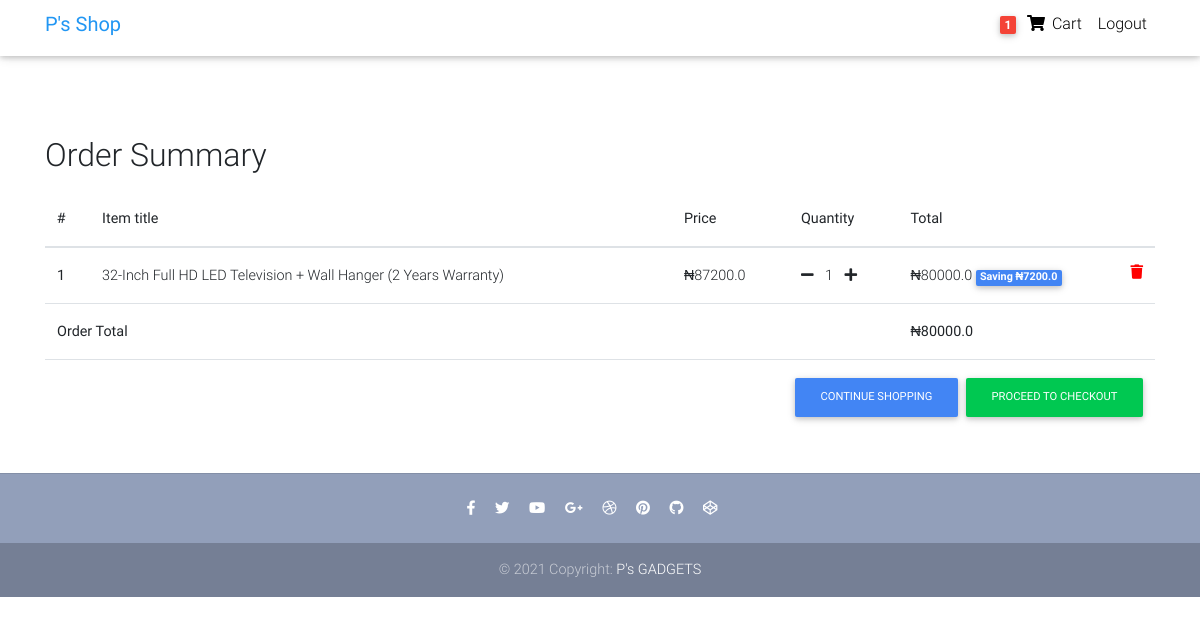
Page /order-summary/ (signed in) on the committed database.
### store/models.py (models this page shows, shortened)
class Order(models.Model):
    user = models.ForeignKey(settings.AUTH_USER_MODEL, on_delete=models.CASCADE)
    items = models.ManyToManyField(OrderItem)
    strat_date = models.DateTimeField(auto_now_add=True)
    ordered_date = models.DateTimeField()
    ordered = models.BooleanField(default=False)
    billing_address = models.ForeignKey('BillingAddress', on_delete=models.SET_NULL, blank=True, null=True)
    payment = models.ForeignKey('Payment', on_delete=models.SET_NULL, blank=True, null=True)
    def get_total(self):
        total = 0
        for order_item in self.items.all():
            total += order_item.get_final_price()
        return total

class OrderItem(models.Model):
    user = models.ForeignKey(settings.AUTH_USER_MODEL, on_delete=models.CASCADE)
    ordered = models.BooleanField(default=False)
    item = models.ForeignKey(Product, on_delete=models.CASCADE)
    quantity = models.IntegerField(default=1)
    def get_total_item_price(self):
        return self.quantity * self.item.price
    def get_total_discount_item_price(self):
        return self.quantity * self.item.discount_price
    def get_amount_saved(self):
        return self.get_total_item_price() - self.get_total_discount_item_price()
    def get_final_price(self):
        if self.item.discount_price:
            return self.get_total_discount_item_price()
        return self.get_total_item_price()

class Product(models.Model):
    title = models.CharField(max_length=100)
    brand = models.CharField(max_length=100)
    model = models.CharField(max_length=250, blank=True, null=True)
    features = models.TextField(blank=True, null=True)
    stock = models.IntegerField(default=100)
    released_on = models.CharField(max_length=100)
    dimensions = models.CharField(max_length=100)
    price = models.FloatField()
    discount_price = models.FloatField(blank=True, null=True)
    category = models.CharField(choices=CATEGORY_CHOICES, max_length=3)
    label =  models.CharField(choices=LABEL_CHOICES, max_length=1)
    slug = models.SlugField()
    description = models.TextField()
    image = models.ImageField(upload_to="product_images")

### store/views.py (the view)
# urls.py: path("order-summary/", OrderSummaryView.as_view(), name="order-summary"),
class OrderSummaryView(LoginRequiredMixin, View):
    def get(self, *args, **kwargs):
        try:
            order = Order.objects.get(user=self.request.user, ordered=False)
            context = {
                'object': order
            }
            return render(self.request, "store/order-summary.html", context)
        except ObjectDoesNotExist:
            messages.error(self.request, 'You do not have an active order')
            return redirect('/')

### store/templatetags/cart_template_tags.py (called while the page is built)
@register.filter
def cart_item_count(user):
    if user.is_authenticated:
        qs = Order.objects.filter(user=user, ordered=False)
        if qs.exists():
            return qs[0].items.count()
    return 0

### store/templates/store/order-summary.html (shortened to what this page needs)
{% load static %}
{% load cart_template_tags %}
<!DOCTYPE html>
<html lang="en">
<head>
  <link rel="stylesheet" href="https://use.fontawesome.com/releases/v5.11.2/css/all.css">
  <link href="{% static 'store/css/bootstrap.min.css' %}" rel="stylesheet">
  <link href="{% static 'store/css/mdb.min.css' %}" rel="stylesheet">
  <link href="{% static 'store/css/style.min.css' %}" rel="stylesheet">
</head>
<body>
  <nav class="navbar fixed-top navbar-expand-lg navbar-light white scrolling-navbar pt-lg-1">
    <div class="container">
      <a class="navbar-brand waves-effect" href="{% url 'home' %}" target="_self">
        <strong class="blue-text">P's Shop</strong>
      </a>
      <div class="collapse navbar-collapse" id="navbarSupportedContent">
        <ul class="navbar-nav nav-flex-icons">
          {% if request.user.is_authenticated %}
          <li class="nav-item">
            <a class="nav-link waves-effect">
              <span class="badge red z-depth-1 mr-1"> {{request.user|cart_item_count }} </span>
              <i class="fas fa-shopping-cart"></i>
              <span class="clearfix d-none d-sm-inline-block"> Cart </span>
            </a>
          </li>
          <li class="nav-item">
            <a class="nav-link waves-effect" href="{% url 'account_logout' %}">
              <span class="clearfix d-none d-sm-inline-block">Logout</span>
            </a>
          </li>
          {% endif %}
        </ul>
      </div>
    </div>
  </nav>
  <div class="mt-5 pt-3">
  </div>
  <main>
    <div class="container mt-lg-5">
        <div class="table-responsive text-nowrap">
        <h2 class="mt-4">Order Summary</h2>
        <table class="table mt-lg-3">
            <thead>
                <tr>
                    <th scope="col">#</th>
                    <th scope="col">Item title</th>
                    <th scope="col">Price</th>
                    <th scope="col">Quantity</th>
                    <th scope="col">Total</th>
                </tr>
            </thead>
            <tbody>
            {% for order_item in object.items.all %}
                <tr>
                    <th scope="row">{{ forloop.counter }}</th>
                    <td>{{ order_item.item.title }}</td>
                    <td><span>&#8358;</span>{{ order_item.item.price }}</td>
                    <td>
                        <a href="{% url 'remove-single-item-from-cart' order_item.item.slug %}"><i class="fas fa-minus mr-2"></i></a>
                        {{ order_item.quantity }}
                        <a href="{% url 'add-to-cart' order_item.item.slug %}"><i class="fas fa-plus ml-2"></i></a>
                    </td>
                    <td>
                        {% if order_item.item.discount_price %}
                        <span>&#8358;</span>{{ order_item.get_total_discount_item_price }}
                            <span class="badge badge-primary">Saving <span>&#8358;</span>{{ order_item.get_amount_saved }}</span>
                        {% else %}
                        <span>&#8358;</span>{{ order_item.get_total_item_price }}
                        {% endif %}
                        <a style="color: red;" href="{% url 'remove-from-cart' order_item.item.slug %}"><i class="fas fa-trash float-right"></i></a>
                    </td>
                </tr>
             {% endfor %}
            {% if object.get_total %}
             <tr>
                 <td colspan="4"><b>Order Total</b></td>
                <td><strong><span>&#8358;</span>{{ object.get_total}}</strong></td>
            </tr>
            <tr>
                <td colspan="5">
                    <a style="float: right;" class="btn btn-success ml-2 btn-md" href="{% url 'checkout' %}">Proceed to Checkout</a>
                    <a style="float: right;" class="btn btn-primary  btn-md" href="{% url 'home' %}">Continue Shopping</a>
                </td>
           </tr>
           {% endif %}
            </tbody>
        </table>
        </div>
    </div>
  </main>
  <footer class="page-footer text-center font-small mt-2 wow fadeIn">
    <hr class="my-4">
    <div class="pb-4">
      <a href="https://www.facebook.com/mdbootstrap" target="_blank">
        <i class="fab fa-facebook-f mr-3"></i>
      </a>
      <a href="https://twitter.com/MDBootstrap" target="_blank">
        <i class="fab fa-twitter mr-3"></i>
      </a>
      <a href="https://www.youtube.com/watch?v=7MUISDJ5ZZ4" target="_blank">
        <i class="fab fa-youtube mr-3"></i>
      </a>
      <a href="https://plus.google.com/u/0/b/107863090883699620484" target="_blank">
        <i class="fab fa-google-plus-g mr-3"></i>
      </a>
      <a href="https://dribbble.com/mdbootstrap" target="_blank">
        <i class="fab fa-dribbble mr-3"></i>
      </a>
      <a href="https://pinterest.com/mdbootstrap" target="_blank">
        <i class="fab fa-pinterest mr-3"></i>
      </a>
      <a href="https://github.com/mdbootstrap/bootstrap-material-design" target="_blank">
        <i class="fab fa-github mr-3"></i>
      </a>
      <a href="http://codepen.io/mdbootstrap/" target="_blank">
        <i class="fab fa-codepen mr-3"></i>
      </a>
    </div>
    <div class="footer-copyright py-3">
      © 2021 Copyright:
      <a href="{% url 'home' %}" target="_blank"> P's GADGETS </a>
    </div>
  </footer>
</body>
</html>

### store/templates/store/order-summary.html (style rules this page uses)
html, body, header, .carousel { height: 60vh; }

### rows in the picture
OrderItem: item "32-Inch Full HD LED Television + Wall Hanger (2 Years Warranty)", item.price "87200.0", quantity "1", get_total_discount_item_price "80000.0", get_amount_saved "7200.0"
Order: get_total "80000.0"

### other values in the picture
{{ request.user|cart_item_count }} "1"
